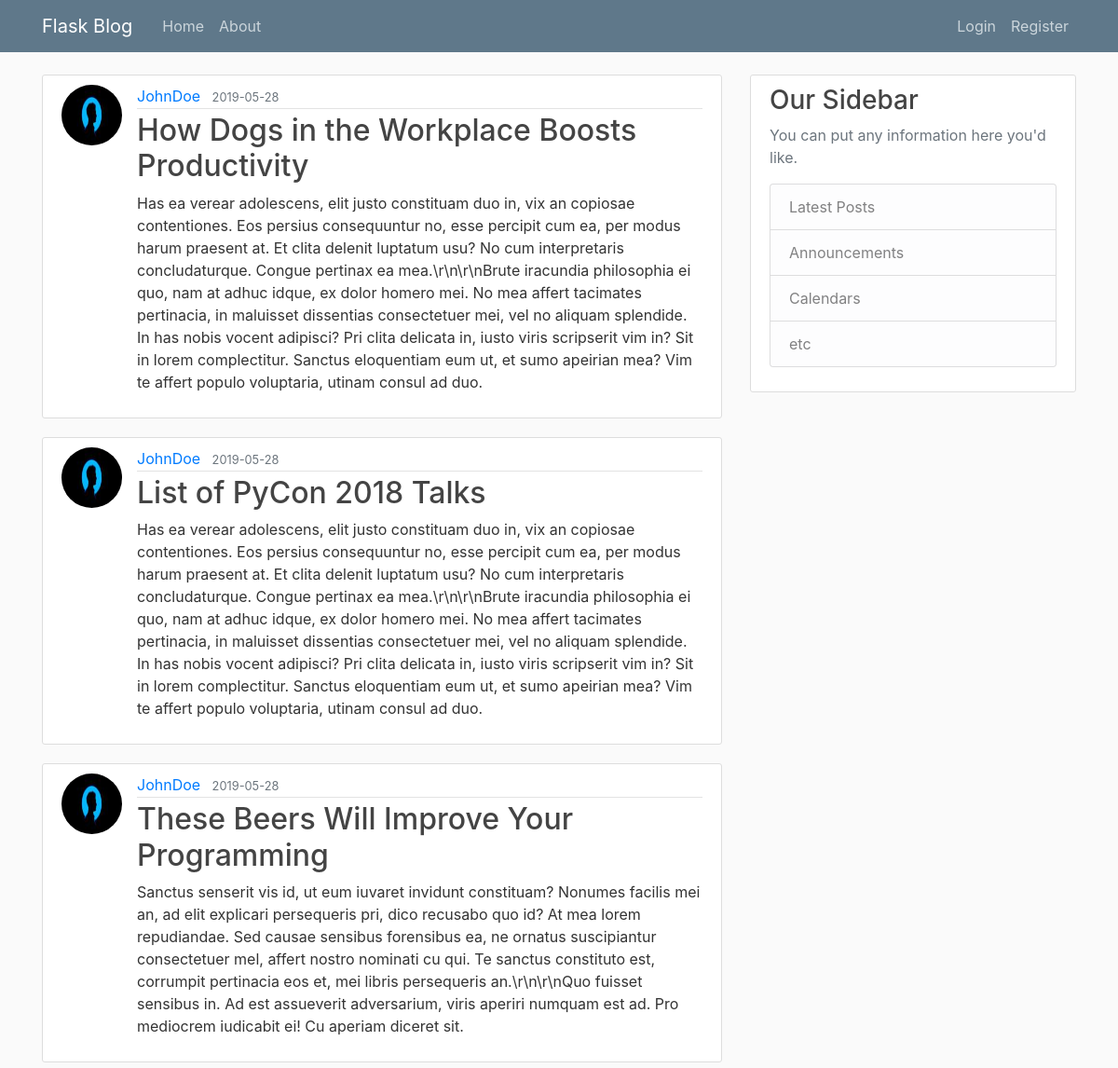
Page /home (upper part) on the earlier database version.
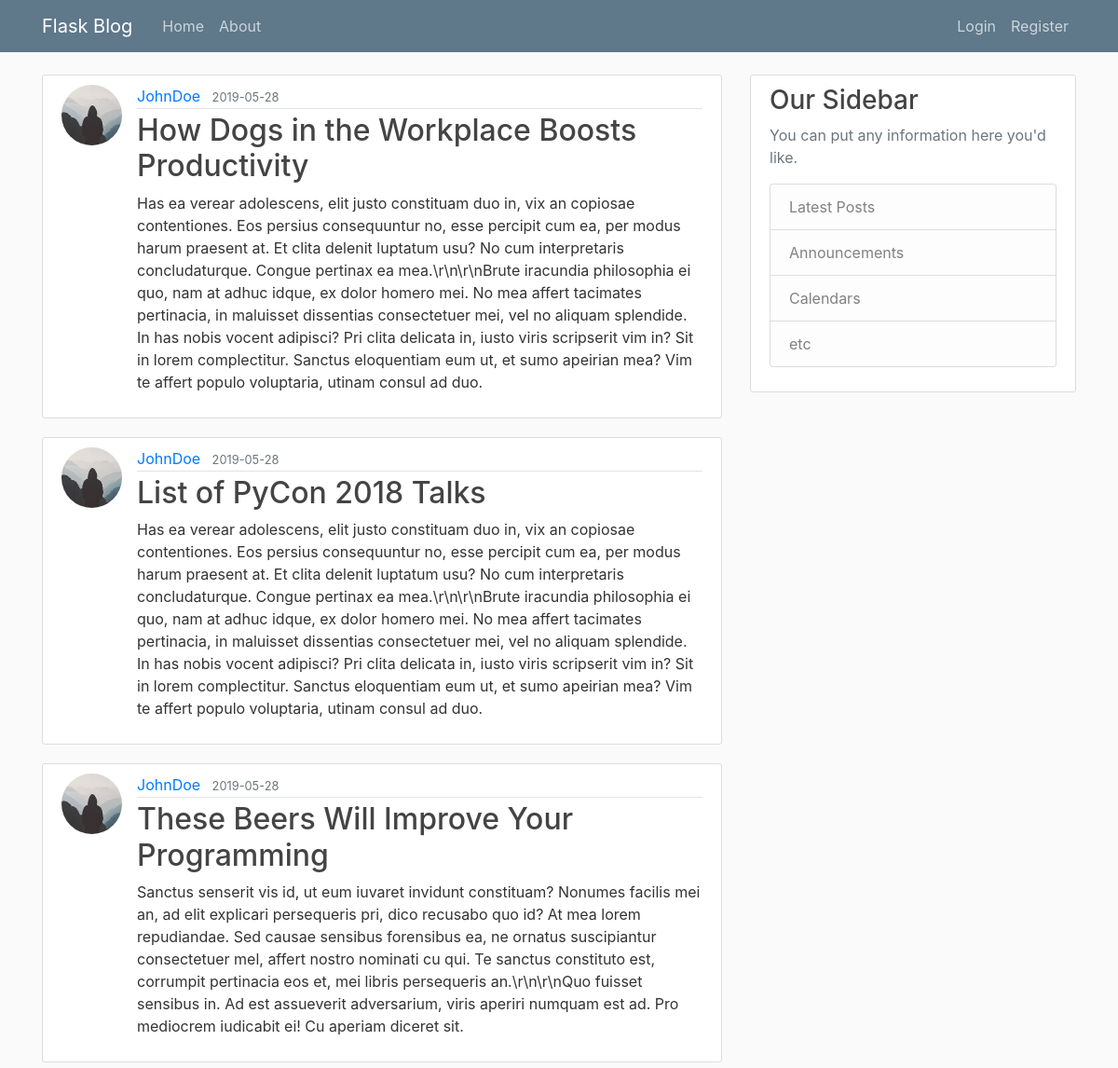
Same page on the later database version.
### flaskblog/models.py (models this page shows, shortened)
class Post(db.Model):
    id = db.Column(db.Integer, primary_key=True)
    title = db.Column(db.String(100), nullable=False)
    date_posted = db.Column(db.DateTime, nullable=False,
                            default=datetime.utcnow)
    content = db.Column(db.Text, nullable=False)
    user_id = db.Column(db.Integer, db.ForeignKey('user.id'), nullable=False)

class User(db.Model, UserMixin):
    id = db.Column(db.Integer, primary_key=True)
    username = db.Column(db.String(20), unique=True, nullable=False)
    email = db.Column(db.String(120), unique=True, nullable=False)
    image_file = db.Column(db.String(20), nullable=False,
                           default='default.jpg')
    password = db.Column(db.String(60), nullable=False)
    posts = db.relationship('Post', backref='author', lazy=True)

### flaskblog/main/routes.py (the view)
@main.route("/")
@main.route("/home")
def home():
    page = request.args.get('page', 1, type=int)
    posts = Post.query.order_by(
        Post.date_posted.desc()).paginate(page=page, per_page=5)
    return render_template('home.html', posts=posts)

### flaskblog/templates/home.html (shortened to what this page needs)
{% extends "layout.html" %} {% block content %} {% for post in posts.items %}
<article class="media content-section">
  <img
    class="rounded-circle article-img"
    src="{{ url_for('static', filename='profile_pics/' + post.author.image_file) }}"
  />
  <div class="media-body">
    <div class="article-metadata">
      <a
        class="mr-2"
        href="{{ url_for('users.user_posts', username=post.author.username) }}"
        >{{ post.author.username }}</a
      >
      <small class="text-muted">{{
        post.date_posted.strftime("%Y-%m-%d")
      }}</small>
    </div>
    <h2>
      <a class="article-title" href="{{ url_for('posts.post', post_id=post.id)}}">{{
        post.title
      }}</a>
    </h2>
    <p class="article-content">{{ post.content }}</p>
  </div>
</article>
{% endfor %}  {% endblock content %}

Differences in the rows shown:
changed through a linked row, Post "How Dogs in the Workplace Boosts Productivity": image_file: a different picture
changed through a linked row, Post "List of PyCon 2018 Talks": image_file: a different picture
changed through a linked row, Post "These Beers Will Improve Your Programming": image_file: a different picture
